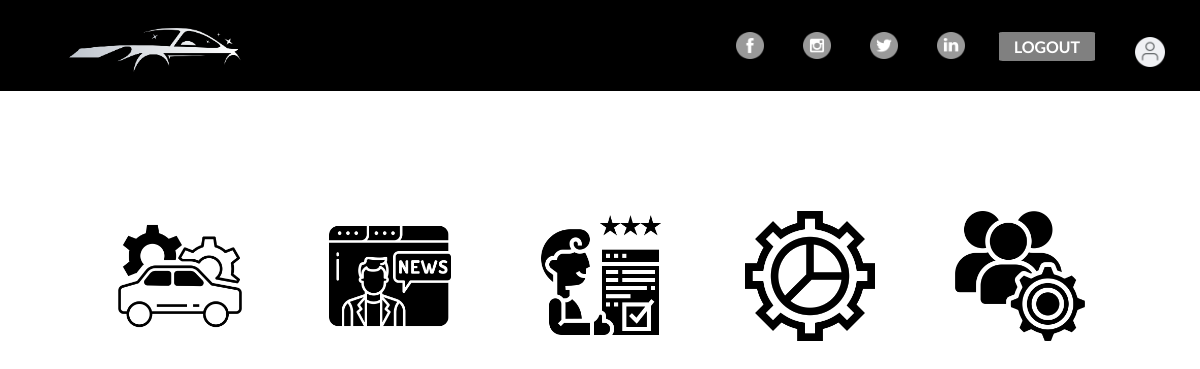
The app's page /index.php?action=admin (signed in) with its own data.
### tables this page shows
CREATE TABLE IF NOT EXISTS `parameters` (
  `id` int NOT NULL AUTO_INCREMENT,
  `nom` varchar(255) DEFAULT NULL,
  `image_id` int DEFAULT NULL,
  `value` varchar(255) DEFAULT NULL,
  `param` int DEFAULT '0',
  PRIMARY KEY (`id`),
  KEY `image_id` (`image_id`)
);

CREATE TABLE IF NOT EXISTS `image` (
  `id` int NOT NULL AUTO_INCREMENT,
  `lien` text,
  PRIMARY KEY (`id`)
);

### Controller/adminController.php (called while the page is built, shortened)
<?php
require_once('Views/adminPrincipalView.php');
require_once 'Model/adminModel.php';
class adminController {
    public function pagePrincipalGenerate(){
        $v = new adminView();
        $v->pagePrincipalDisplay();
    }
    public function get_images_controller(){
        $mtf = new adminModel();
        $r = $mtf->get_images();
        return $r ;
    }
}
?>

### Model/adminModel.php (called while the page is built, shortened)
<?php
require_once 'connexionModel.php';
class adminModel {
    public function get_images(){
        $this->bdd = new connexion_model();
        $c = $this->bdd->connexion();
        $query = "SELECT parameters.nom, Image.lien FROM parameters
                JOIN Image ON parameters.image_id = Image.id where param=0";
        $r = $this->bdd->requete($c,$query);
        return $r ;
    }
}
?>

### Model/connexionModel.php (called while the page is built, shortened)
<?php
class connexion_model {
    public function requete($c,$r){
        $req = $c->query($r);
        return $req;
    }
}
?>

### Views/adminPrincipalView.php (the view, shortened to what this page needs)
<?php
require_once('Controller/adminController.php');
class adminView {
    private $admin_controller ;
    public function __construct() {
        $this->admin_controller = new adminController();
    }
    public function pagePrincipalDisplay(){
        echo"<!DOCTYPE html>
        <html>";
        $this->manageLinks();
        echo "</div></body></html>";
    }
    public function manageLinks(){
        echo"<div class='manage-links'>";
        $r = $this->admin_controller->get_images_controller();
        $r = $r->fetchAll(PDO::FETCH_ASSOC);
        foreach($r as $row){
            echo  '<a href="index.php?action=admin&page='.$row["nom"].'"><img src='.$row["lien"].' ></a>';
        }
        echo"</div>";
    }
}
?>

### style.css (style rules this page uses)
* { box-sizing: border-box; }
a { text-decoration: none; font-family: Lato; font-weight: bold; }
.manage-links a img { margin: 20px 40px 20px 40px; display: inline-block; height: 130px; width: 130px; }
.manage-links { margin-top: 100px; margin-bottom: 20px; text-align: center; }

### records on screen
parameters: image.lien (picture)
parameters: image.lien (picture)
parameters: image.lien (picture)
parameters: image.lien (picture)
parameters: image.lien (placeholder picture)
